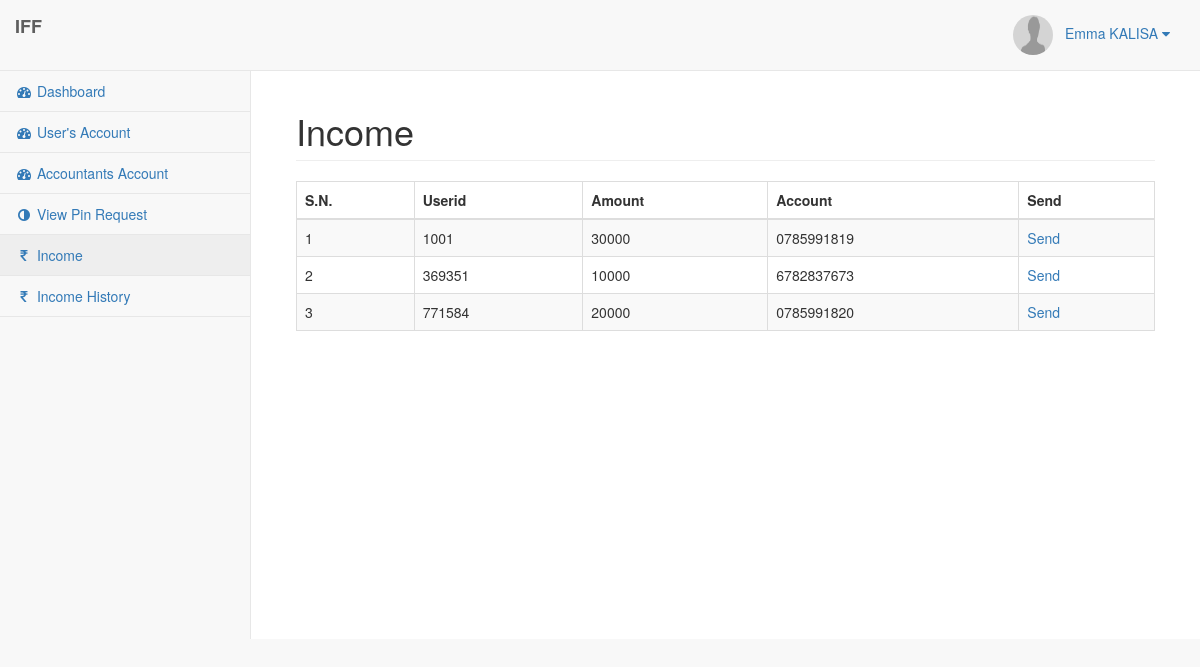
The app's page /admin/income.php (signed in), older data.
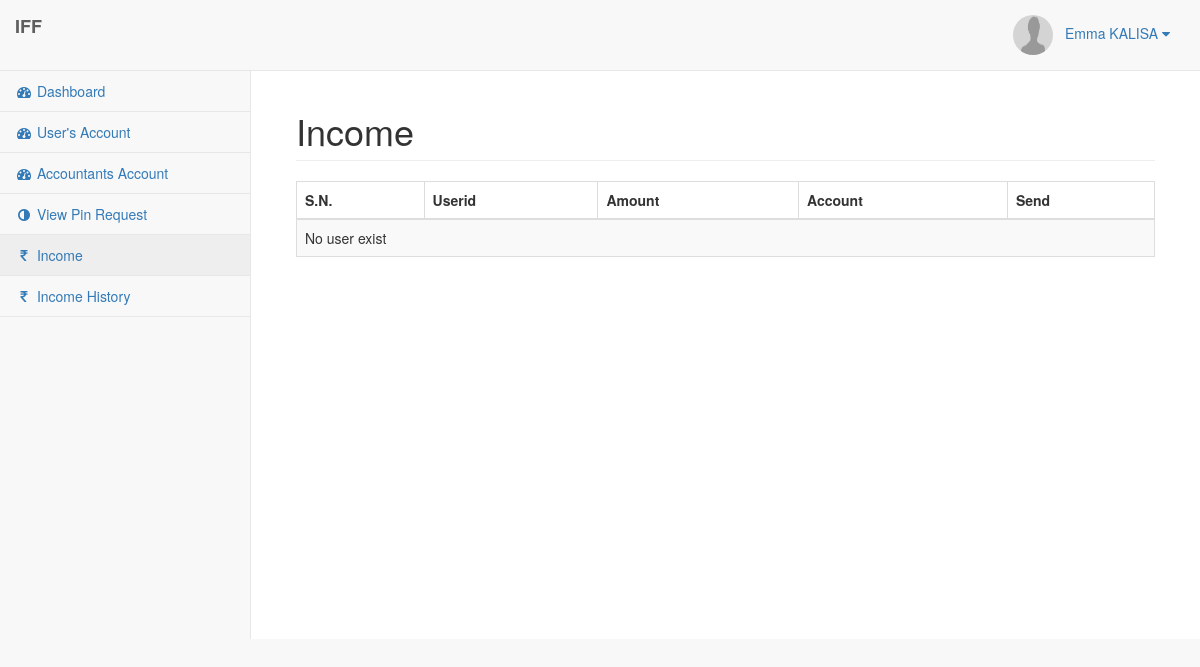
The same page, newer data.
### tables this page shows
CREATE TABLE `income` (
  `id` int(11) NOT NULL,
  `userident` int(11) DEFAULT NULL,
  `day_bal` int(11) DEFAULT '0',
  `current_bal` int(11) DEFAULT '0',
  `total_bal` int(11) DEFAULT '0',
  `date` date NOT NULL
);

CREATE TABLE `user` (
  `id` int(11) NOT NULL,
  `userident` int(11) NOT NULL,
  `Names` varchar(50) NOT NULL,
  `NationalID` bigint(50) NOT NULL,
  `password` varchar(30) NOT NULL,
  `mobile` varchar(12) NOT NULL,
  `address` text NOT NULL,
  `under_userpin` varchar(50) DEFAULT '',
  `side` enum('left','right') NOT NULL,
  `date` date NOT NULL,
  `user_status` varchar(100) NOT NULL,
  `picture` varchar(200) NOT NULL
);

### admin/income.php (the view, shortened to what this page needs)
<!DOCTYPE html>
<html lang="en">
<head>
    <link href="vendor/bootstrap/css/bootstrap.min.css" rel="stylesheet">
    <link href="vendor/metisMenu/metisMenu.min.css" rel="stylesheet">
    <link href="dist/css/sb-admin-2.css" rel="stylesheet">
    <link href="vendor/font-awesome/css/font-awesome.min.css" rel="stylesheet" type="text/css">
</head>
<body>
    <div id="wrapper">
        <?php include('php-includes/menu.php'); ?>
        <div id="page-wrapper">
            <div class="container-fluid">
                <div class="row">
                    <div class="col-lg-12">
                        <h1 class="page-header">Income</h1>
                    </div>
                </div>
                <div class="row">
                	<div class="col-lg-12">
                    	<div class="table-responsive">
                        	<table class="table table-bordered table-striped">
                            	<thead>
                                	<tr>
                                    	<th>S.N.</th>
                                        <th>Userid</th>
                                        <th>Amount</th>
                                        <th>Account</th>
                                        <th>Send</th>
                                    </tr>
                                </thead>
                                <tbody>
								<?php
                                	$query = mysqli_query($con,"select * from income where current_bal>=100");
									if(mysqli_num_rows($query)>0){
										$i=1;
										while($row=mysqli_fetch_array($query)){
											$userid = $row['userident'];
											$amount = $row['current_bal'];
											$query_user = mysqli_query($con,"select * from user where userident='$userid'");
											$result = mysqli_fetch_array($query_user);
											$account = $result['mobile'];
										?>
                                        	<tr>
                                            	<td><?php echo $i; ?></td>
                                                <td><?php echo $userid; ?></td>
                                                <td><?php echo $amount; ?></td>
                                                <td><?php echo $account; ?></td>
                                                <td><a href="income.php?<?php echo 'userident='.$userid.'&amount='.$amount ?>">Send</a></td>
                                            </tr>
                                        <?php
											$i++;
										}
									}
									else{
									?>
                                    	<tr>
                                        	<td colspan="5">No user exist</td>
                                        </tr>
                                    <?php
									}
                                ?>
                                </tbody>
                            </table>
                        </div>
                    </div>
                </div>
            </div>
        </div>
    </div>
</body>
</html>

Row changes from the older to the newer data that the page shows:
no longer on this page (row edited): income: userident "1001", current_bal "30000", user.mobile "0785991819"
removed income: userident "369351", current_bal "10000", user.mobile "6782837673"
removed income: userident "771584", current_bal "20000", user.mobile "0785991820"
Text that changed along with them:
text now shown: "No user exist"
